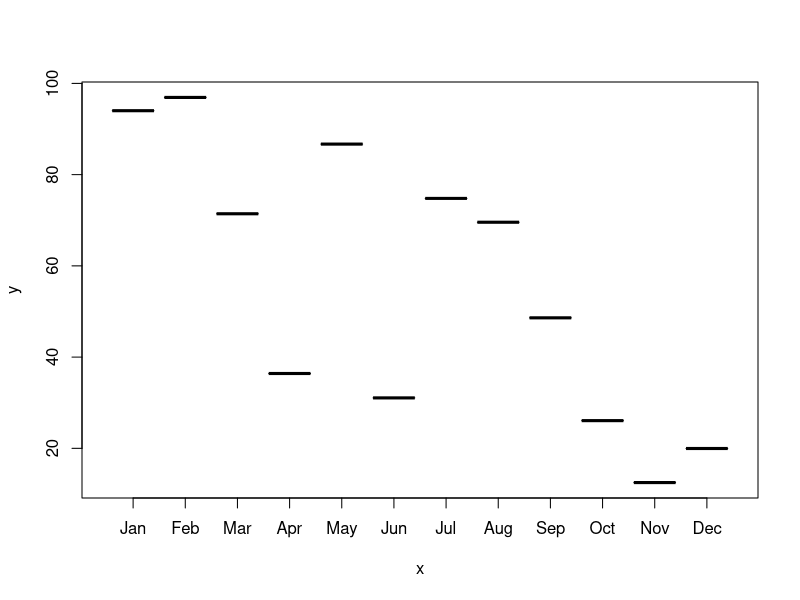
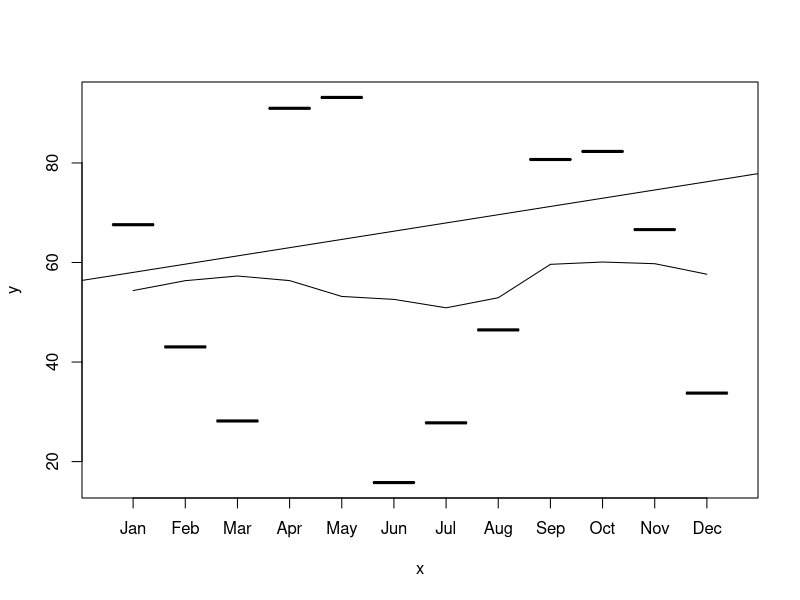
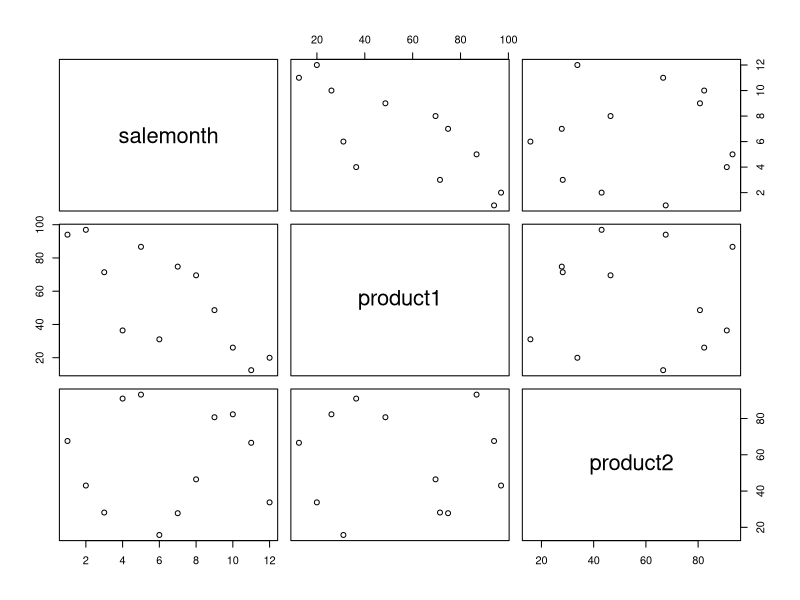
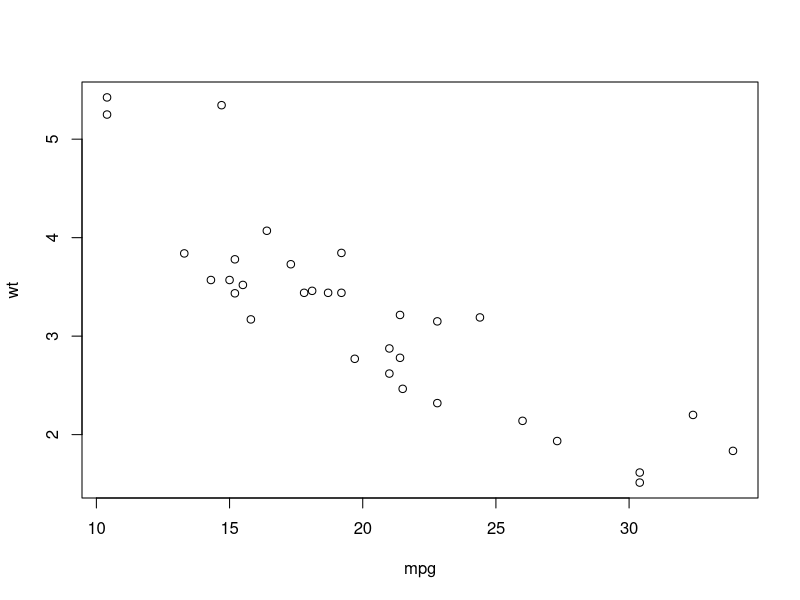
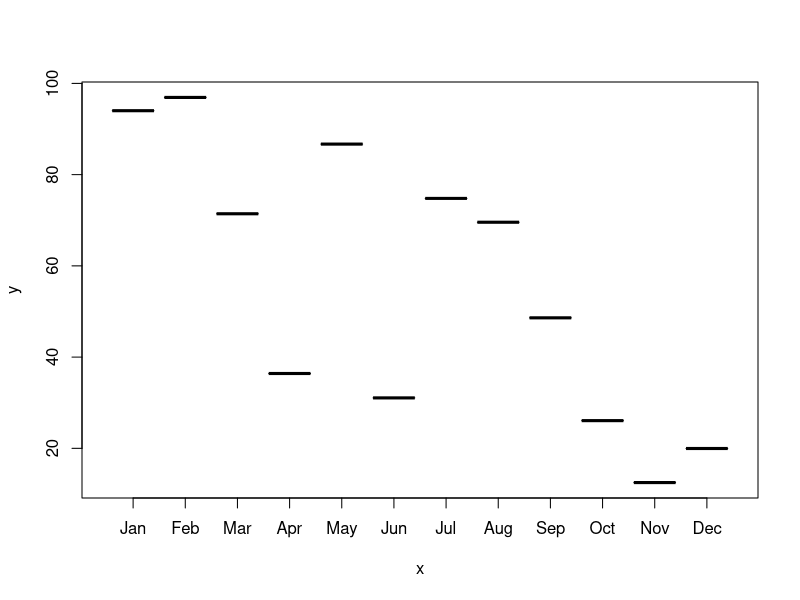
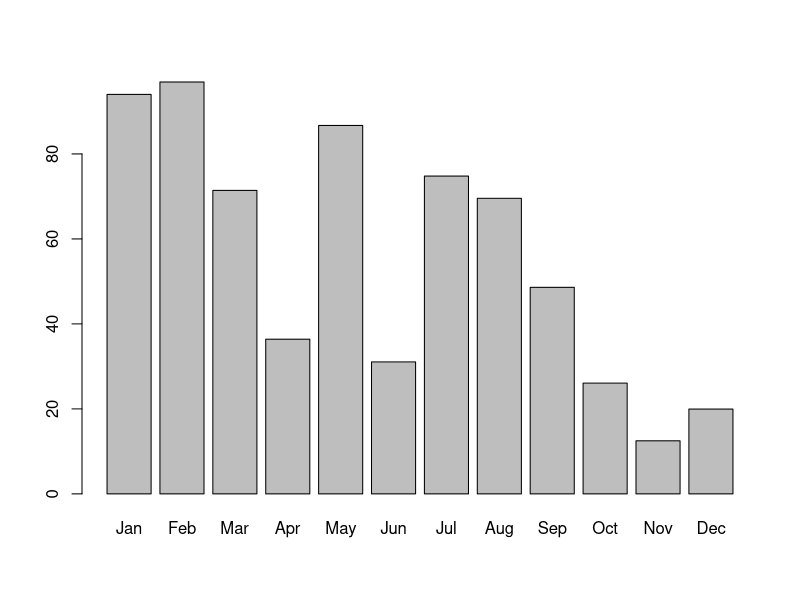
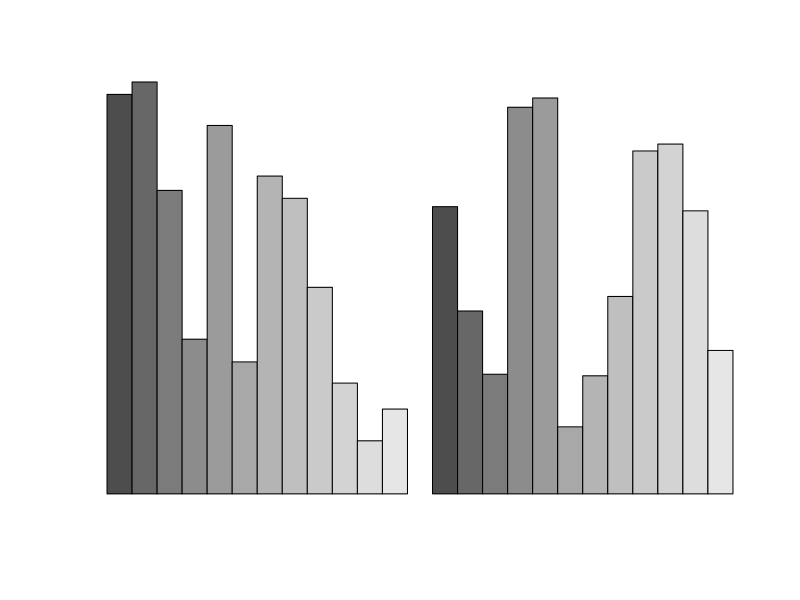

Reproduce these figures in R, in order. (Note: this script raises an error after producing the figures.)
# Graphs for MA

salemonth = month.abb[1:12]
salemonth  # order of variables not correct
salemonth = factor(salemonth, ordered=T, levels=month.abb[1:12])
salemonth
product1 = round(runif(12,10,100),2)
product2 = round(runif(12,10,100),2)
sales = data.frame(salemonth, product1, product2)
str(sales)
# ok
plot(salemonth, product1, data=sales, type='l', col='red')
plot(salemonth, product2, data=sales, type='l', col='red')
par(options)
abline(lm(product2 ~ salemonth))
lines(lowess(product2 ~ salemonth))


#
pairs(sales[,1:3])

#
plot(wt ~ mpg, data=mtcars)
plot(sales$salemonth , sales$product1, type='p', col='red', pch='17')
barplot(product1, data=sales, names.arg=salemonth)
barplot(as.matrix(sales[,c('product1', 'product2')]), beside = T, data=sales, names.arg=salemonth, legend.text = 'Legend')

#
plot(as.numeric(sales$salemonth) , sales$product1, type='l', col='red', xlab='Months', ylab='Products', ylim=c(0,100))
par(new=TRUE)
plot(as.numeric(sales$salemonth) , sales$product2, type='l', col='green', xlab ='Months', lwd='2', ylab="", ylim=c(0,100))


#ggplot2
library(ggplot2)
g = ggplot(sales, aes(as.numeric(salemonth)))  #g
g = g + geom_line(aes(y=product1), color='red')
g = g + geom_line(aes(y=product2), color='green')
g = g + labs(x = "Month",y = "Sales amount", title = "Sales for Different Products")
g

#
b = ggplot(data=sales, aes(x=salemonth, y=product1)) +
  geom_bar(stat="identity")
b
# Two graphs do not work this way.. do some changes
sales
library(reshape2)
sales2 = melt(data=sales, id.vars='salemonth')
sales2

b2 = ggplot(data=sales2, aes(x=salemonth, y=value, fill=variable)) 
b2 = b2 + geom_bar(stat="identity", position='dodge')
b2 
#ok

sales2[salemonth==c('Jan','Feb'),]
b2 = ggplot(data=sales2[salemonth==c('Jan','Feb'),], aes(x=salemonth, y=value, fill=variable)) 
b2 = b2 + geom_bar(stat="identity", position='dodge')
b2 



#wide to long
